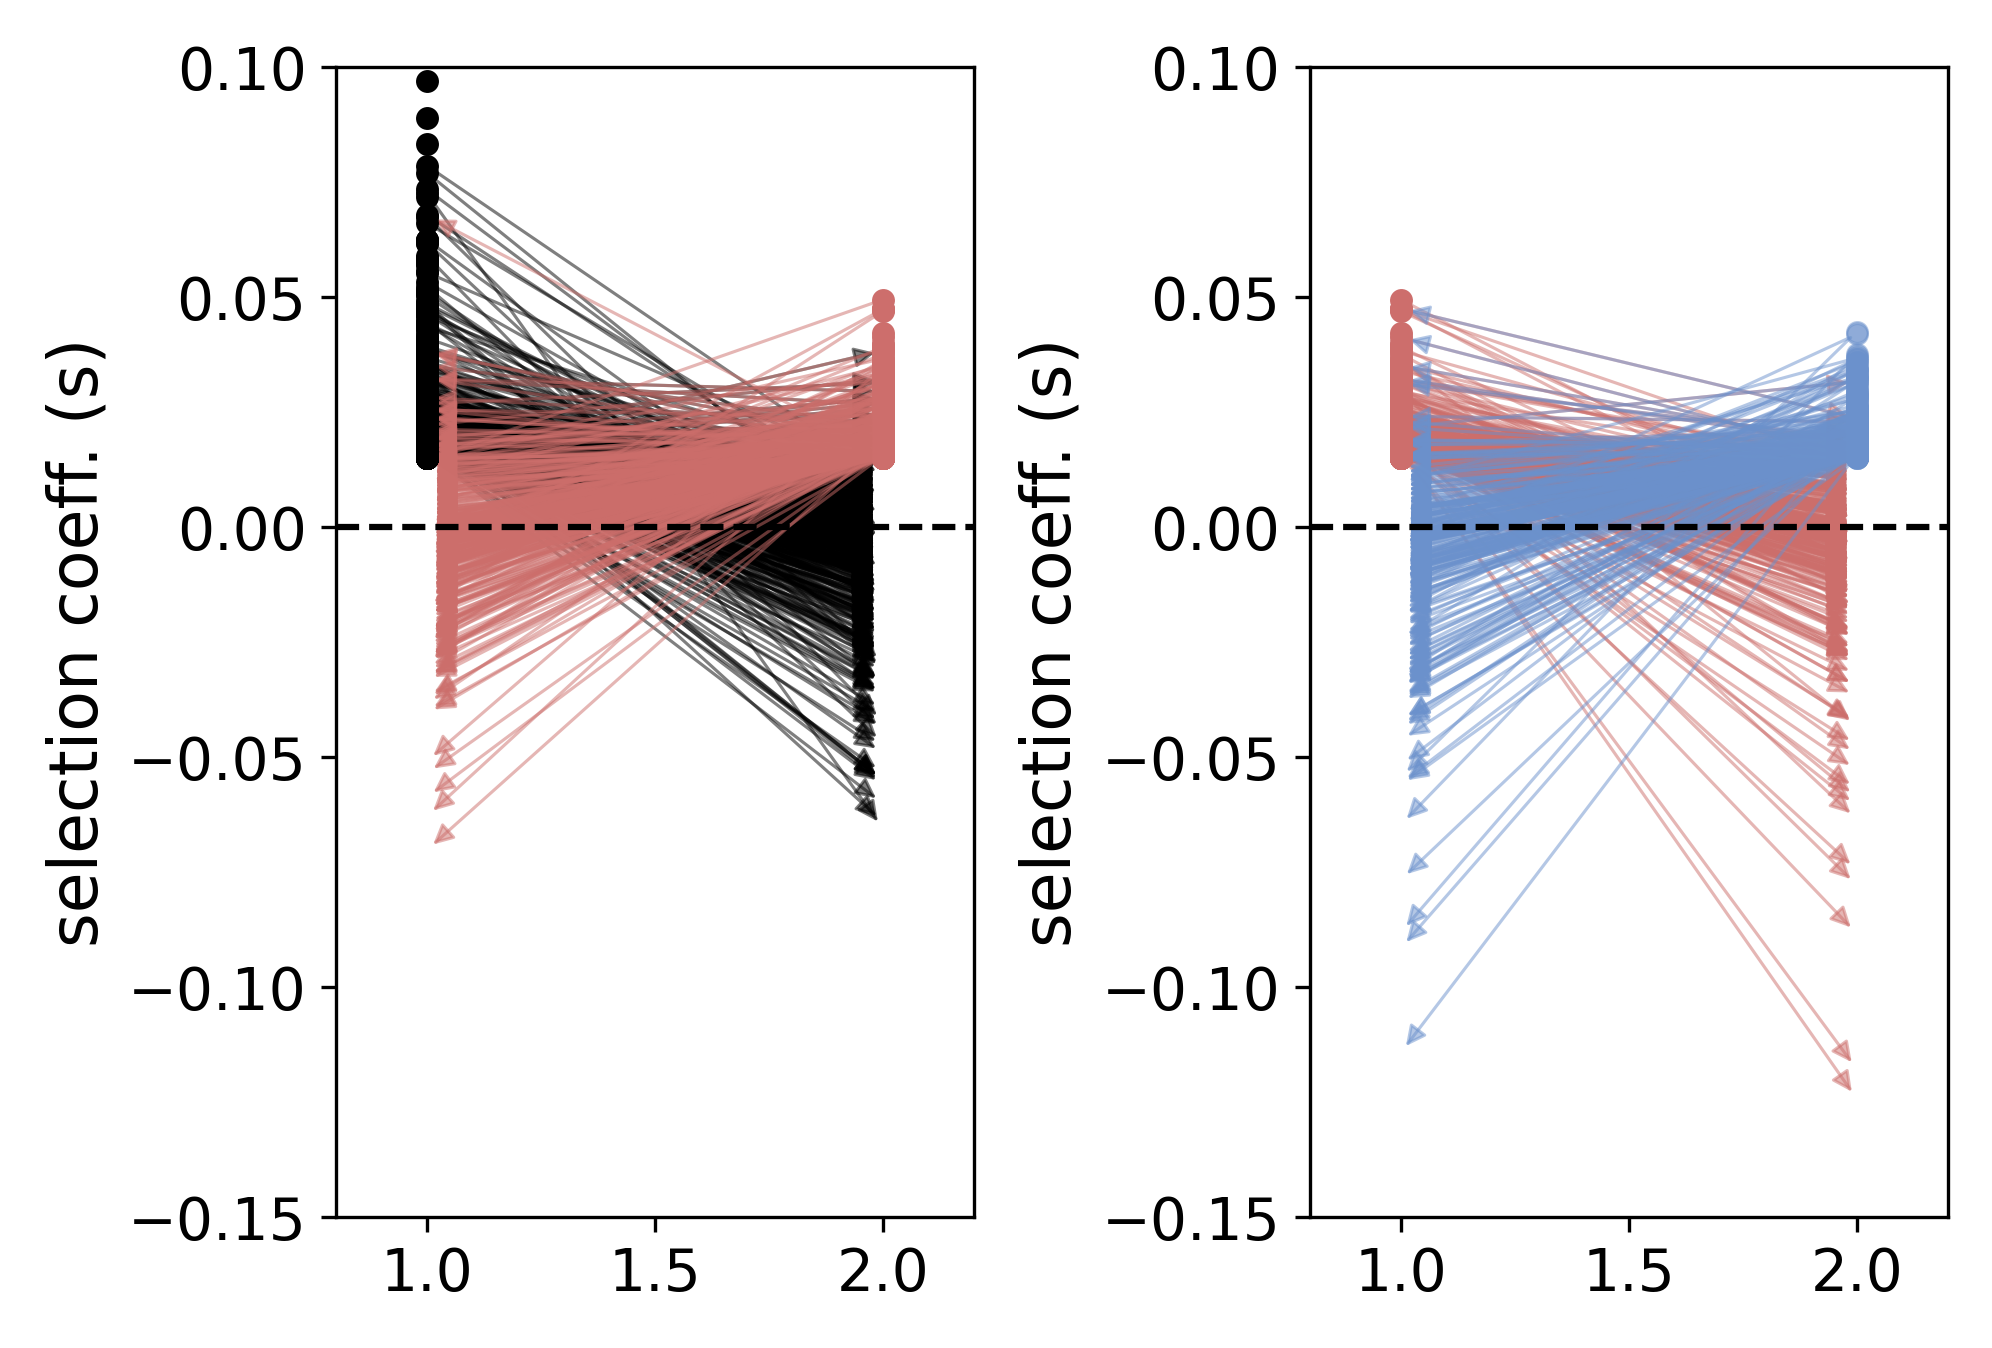

The Python source for this figure:
import numpy as np
import pandas as pd
import matplotlib.pyplot as plt
from matplotlib.patches import FancyArrowPatch

# --- Data Processing (from beneficials_across_backgrounds.R) ---

# Load datasets (tab-separated, with header)
Rtable = pd.read_csv("Rfitted_fil.txt", sep="\t")
Ttable = pd.read_csv("2Kfitted_fil.txt", sep="\t")
Ftable = pd.read_csv("15Kfitted_fil.txt", sep="\t")

# Remove rows with NA in 'fitted1'
Rtable = Rtable.dropna(subset=["fitted1"])
Ttable = Ttable.dropna(subset=["fitted1"])
Ftable = Ftable.dropna(subset=["fitted1"])

# Filter beneficial alleles (fitted1 in (0.015, 0.3] and abn > 1)
Rben = Rtable[(Rtable["fitted1"] <= 0.3) & (Rtable["fitted1"] > 0.015) & (Rtable["abn"] > 1)].copy()
Tben = Ttable[(Ttable["fitted1"] <= 0.3) & (Ttable["fitted1"] > 0.015) & (Ttable["abn"] > 1)].copy()
Fben = Ftable[(Ftable["fitted1"] <= 0.3) & (Ftable["fitted1"] > 0.015) & (Ftable["abn"] > 1)].copy()

# Remove duplicate sites to avoid counting overlaps twice
Rben = Rben.drop_duplicates(subset=["site"])
Tben = Tben.drop_duplicates(subset=["site"])
Fben = Fben.drop_duplicates(subset=["site"])

# Create data frames for allele comparisons:
# Repi: top alleles in the ancestor
Rnames = Rben["alle"].values
Repi = pd.DataFrame(np.nan, index=range(len(Rnames)), columns=["R", "M", "K"])
for i, allele in enumerate(Rnames):
    r_val = Rtable.loc[Rtable["alle"] == allele, "fitted1"]
    if not r_val.empty:
        Repi.at[i, "R"] = r_val.iloc[0]
    t_val = Ttable.loc[Ttable["alle"] == allele, "fitted1"]
    if not t_val.empty:
        Repi.at[i, "M"] = t_val.iloc[0]
    f_val = Ftable.loc[Ftable["alle"] == allele, "fitted1"]
    if not f_val.empty:
        Repi.at[i, "K"] = f_val.iloc[0]

# Tepi: top alleles in 2K
Tnames = Tben["alle"].values
Tepi = pd.DataFrame(np.nan, index=range(len(Tnames)), columns=["R", "M", "K"])
for i, allele in enumerate(Tnames):
    t_val = Ttable.loc[Ttable["alle"] == allele, "fitted1"]
    if not t_val.empty:
        Tepi.at[i, "M"] = t_val.iloc[0]
    r_val = Rtable.loc[Rtable["alle"] == allele, "fitted1"]
    if not r_val.empty:
        Tepi.at[i, "R"] = r_val.iloc[0]
    f_val = Ftable.loc[Ftable["alle"] == allele, "fitted1"]
    if not f_val.empty:
        Tepi.at[i, "K"] = f_val.iloc[0]

# Fepi: top alleles in 15K (using same number of rows as Tepi, as in the R code)
Fnames = Fben["alle"].values
Fepi = pd.DataFrame(np.nan, index=range(len(Tnames)), columns=["R", "M", "K"])
for i, allele in enumerate(Fnames):
    f_val = Ftable.loc[Ftable["alle"] == allele, "fitted1"]
    if not f_val.empty:
        Fepi.at[i, "K"] = f_val.iloc[0]
    r_val = Rtable.loc[Rtable["alle"] == allele, "fitted1"]
    if not r_val.empty:
        Fepi.at[i, "R"] = r_val.iloc[0]
    t_val = Ttable.loc[Ttable["alle"] == allele, "fitted1"]
    if not t_val.empty:
        Fepi.at[i, "M"] = t_val.iloc[0]

# --- Plotting segben.png (from beneficials_across_backgrounds.R) ---

# Figure settings: dimensions as in the R code (width=(15.63/2)*0.85 in, height=8.54/1.9 in, res=300)
fig, axes = plt.subplots(1, 2, figsize=((15.63/2)*0.85, 8.54/1.9), dpi=300)
plt.rcParams["font.family"] = "sans-serif"
label_fontsize = 16
tick_fontsize = 14

# Panel 1: Plotting top beneficial alleles in the ancestor and connecting to 2K
ax = axes[0]
ax.set_xlim(0.8, 2.2)
ax.set_ylim(-0.15, 0.1)
ax.set_ylabel("selection coeff. (s)", fontsize=label_fontsize)
ax.tick_params(labelsize=tick_fontsize)

# Plot ancestral fitness values (Repi column R) at x=1
ax.plot(np.repeat(1, len(Repi)), Repi["R"], 'o', markersize=5, color="black", markeredgewidth=0.5)
ax.axhline(0, linestyle="--", color="black")

# Draw arrows from ancestral (x=1) to 2K fitness (x=2)
for i, row in Repi.iterrows():
    if pd.notna(row["R"]) and pd.notna(row["M"]):
        start = (1, row["R"])
        end = (2, row["M"])
        arrow = FancyArrowPatch(start, end, arrowstyle='-|>', mutation_scale=10,
                                color=(0, 0, 0, 0.5), lw=0.75)
        ax.add_patch(arrow)

# Plot 2K fitness values (from Tepi column M) at x=2
ax.plot(np.repeat(2, len(Tepi)), Tepi["M"], 'o', markersize=5, color="#cd6e6c", markeredgewidth=0.5)

# Draw arrows from 2K (x=2) back to ancestral (x=1)
for i, row in Tepi.iterrows():
    if pd.notna(row["M"]) and pd.notna(row["R"]):
        start = (2, row["M"])
        end = (1, row["R"])
        arrow = FancyArrowPatch(start, end, arrowstyle='-|>', mutation_scale=10,
                                color=(0.8, 0.43, 0.42, 0.5), lw=0.75)
        ax.add_patch(arrow)

# Panel 2: Plotting top beneficial alleles in 2K and connecting to 15K
ax2 = axes[1]
ax2.set_xlim(0.8, 2.2)
ax2.set_ylim(-0.15, 0.1)
ax2.set_ylabel("selection coeff. (s)", fontsize=label_fontsize)
ax2.tick_params(labelsize=tick_fontsize)

# Plot 2K fitness values (Tepi column M) at x=1
ax2.plot(np.repeat(1, len(Tepi)), Tepi["M"], 'o', markersize=5, color="#cd6e6c", markeredgewidth=0.5)
ax2.axhline(0, linestyle="--", color="black")

# Draw arrows from 2K (x=1) to 15K (x=2)
for i, row in Tepi.iterrows():
    if pd.notna(row["M"]) and pd.notna(row["K"]):
        start = (1, row["M"])
        end = (2, row["K"])
        arrow = FancyArrowPatch(start, end, arrowstyle='-|>', mutation_scale=10,
                                color=(0.8, 0.43, 0.42, 0.5), lw=0.75)
        ax2.add_patch(arrow)

# Plot 15K fitness values (Fepi column K) at x=2
ax2.plot(np.repeat(2, len(Fepi)), Fepi["K"], 'o', markersize=5, color=(0.42, 0.57, 0.8, 0.5), markeredgewidth=0.5)

# Draw arrows from 15K (x=2) back to 2K (x=1)
for i, row in Fepi.iterrows():
    if pd.notna(row["K"]) and pd.notna(row["M"]):
        start = (2, row["K"])
        end = (1, row["M"])
        arrow = FancyArrowPatch(start, end, arrowstyle='-|>', mutation_scale=10,
                                color=(0.42, 0.57, 0.8, 0.5), lw=0.75)
        ax2.add_patch(arrow)

plt.tight_layout()
plt.savefig("segben.png")
plt.close(fig)
